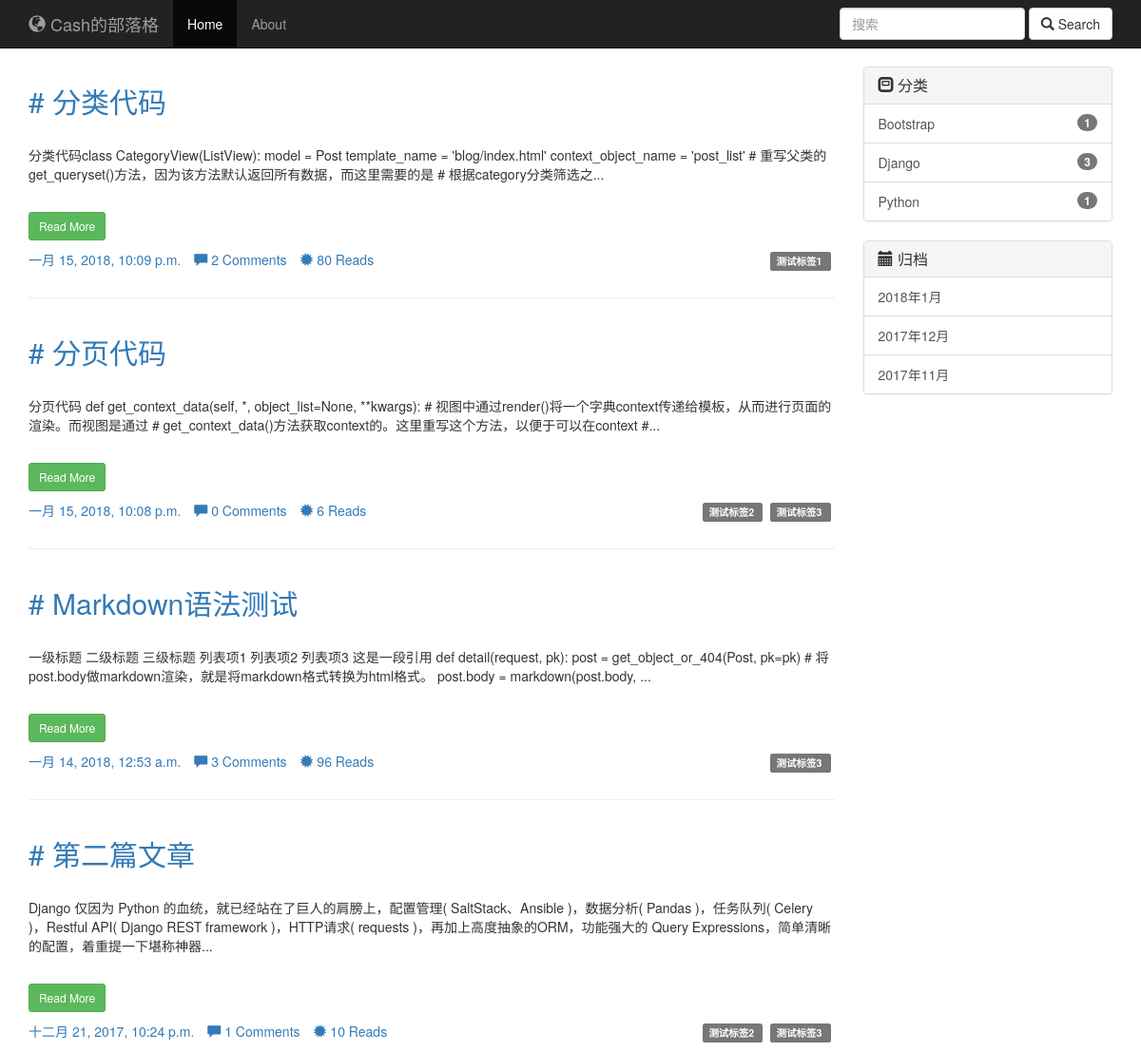
The app's page / (upper part), older data.
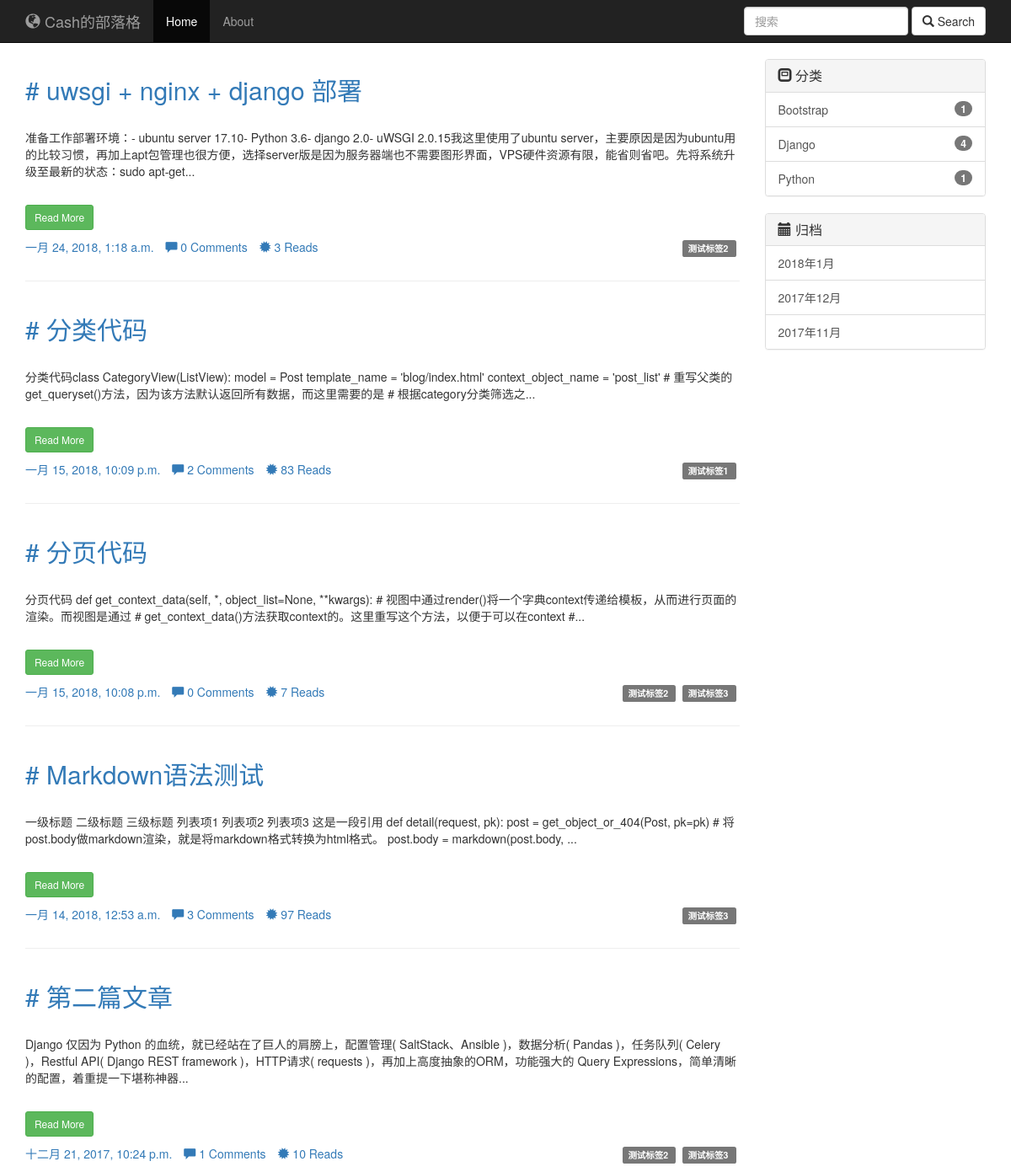
The same page, newer data.
### blog/models.py (models this page shows, shortened)
class Post(models.Model):
    title = models.CharField(max_length=70)
    body = models.TextField()
    created_time = models.DateTimeField()
    modified_time = models.DateTimeField()
    excerpt = models.CharField(max_length=200, blank=True)
    category = models.ForeignKey(Category, on_delete=models.CASCADE)
    tags = models.ManyToManyField(Tag, blank=True)
    author = models.ForeignKey(User, on_delete=models.CASCADE)
    views = models.PositiveIntegerField(default=0)
    def get_absolute_url(self):
        return reverse('blog:detail', kwargs={'pk': self.pk})
    class Meta:
        ordering = ['-created_time']

class Tag(models.Model):
    name = models.CharField(max_length=100)

class Category(models.Model):
    name = models.CharField(max_length=100)

### blog/views.py (the view, shortened to what this page needs)
# urls.py: url(r'^$', views.IndexView.as_view(), name='index'),
class IndexView(ListView):
    model = Post
    template_name = 'blog/index.html'
    context_object_name = 'post_list'
    paginate_by = 10
    def get_queryset(self):
        post_list = super().get_queryset()
        md = markdown.Markdown(extensions=[
            'markdown.extensions.extra',
            'markdown.extensions.codehilite'
        ])
        for post in post_list:
            post.body = md.convert(post.body)
        return post_list
    def get_context_data(self, *, object_list=None, **kwargs):
        context = super().get_context_data(**kwargs)
        paginator = context.get('paginator')
        page = context.get('page_obj')
        is_paginated = context.get('is_paginated')
        pagination_data = self.pagination_data(paginator, page, is_paginated)
        context.update(pagination_data)
        return context
    def pagination_data(self, paginator, page, is_paginated):
        if not is_paginated:
            return {}

### blog/templatetags/blog_tags.py (called while the page is built)
@register.simple_tag
def archives():
    return Post.objects.dates('created_time', 'month', order='DESC')

@register.simple_tag
def get_categories():
    return Category.objects.all()

### templates/blog/index.html (shortened to what this page needs)
{% extends 'base.html' %}
{% load blog_tags %}
{% block main %}
    {% for post in post_list %}
        <div class="row">
            <article class="col-xs-12">
                <h2>
                    <a style="TEXT-DECORATION:none" href="{{ post.get_absolute_url }}">
                        # {{ post.title }}
                    </a>
                </h2>
                <br>
                <p>{{ post.excerpt }}...</p>
                <br>
                <p>
                    <a style="TEXT-DECORATION:none" href="{{ post.get_absolute_url }}">
                        <button class="btn btn-success btn-sm">Read More</button>
                    </a>
                </p>
                <p class="pull-right">
                    {% for tag in post.tags.all %}
                        <a style="TEXT-DECORATION:none" href="{% url 'blog:tag' tag.pk %}">
                            <span class="label label-default">
                                {{ tag.name }}
                            </span>&nbsp;
                        </a>
                    {% endfor %}
                </p>
                <ul class="list-inline">
                    <li><a href="#">{{ post.created_time }}</a></li>
                    <li><a href="#"><span class="glyphicon glyphicon-comment"></span> {{ post.comment_set.count }}
                        Comments</a></li>
                    <li><a href="#"><span class="glyphicon glyphicon-certificate"></span> {{ post.views }} Reads</a></li>
                </ul>
            </article>
        </div>
        <hr>
    {% endfor %}
{% endblock %}

### templates/base.html (shortened to what this page needs)
{% load staticfiles %}
{% load blog_tags %}
<!DOCTYPE html>
<html lang="en">
<head>
    <link href="{% static 'blog/css/bootstrap.min.css' %}" rel="stylesheet">
    <link href="{% static 'blog/css/custom.css' %}" rel="stylesheet">
    <link rel="stylesheet" href="{% static 'blog/css/highlights/github.css' %}">
</head>
<body>
<nav class="navbar navbar-inverse navbar-fixed-top" role="navigation">
    <div class="container">
        <div class="navbar-header">
            <a class="navbar-brand" href="#"><span class="glyphicon glyphicon-globe"></span> Cash的部落格</a>
        </div>
        <div class="collapse navbar-collapse" id="navbar">
            <ul class="nav navbar-nav">
                <li class="active">
                    <a href="{% url 'blog:index' %}">Home</a>
                </li>
                <li>
                    <a href="#">About</a>
                </li>
            </ul>
            <form class="navbar-form navbar-right" id="searchform" role="search" method="get"
                  action="{% url 'haystack_search' %}">
                <div class="form-group">
                    <input type="search" name="q" placeholder="搜索" class="form-control" required>
                </div>
                <button type="submit" class="btn btn-default"><span class="glyphicon glyphicon-search"></span> Search
                </button>
            </form>
        </div>
    </div>
</nav>
<div class="container-fluid">
    <div class="col-sm-9">
        {% block main %}
        {% endblock %}
    </div>
    <div class="col-sm-3">
        <div class="panel panel-default">
            <div class="panel-heading">
                <h1 class="panel-title"><span class="glyphicon glyphicon-modal-window"></span> 分类</h1>
            </div>
            {% get_categories as categories %}
            <div class="list-group">
                {% for category in categories %}
                    <a href="{% url 'blog:category' category.pk %}" class="list-group-item">{{ category.name }}
                        <span class="badge badge-primary badge-pill pull-right">{{ category.post_set.count }}</span>
                    </a>
                {% endfor %}
            </div>
        </div>
        <div class="panel panel-default">
            <div class="panel-heading">
                <h1 class="panel-title"><span class="glyphicon glyphicon-calendar"></span> 归档</h1>
            </div>
            {% archives as date_list %}
            <div class="list-group">
                {% for date in date_list %}
                    <a href="{% url 'blog:archives' date.year date.month %}"
                       class="list-group-item">
                        {{ date.year }}年{{ date.month }}月</a>
                {% endfor %}
            </div>
        </div>
    </div>
</div>
</body>
</html>

### blog/static/blog/css/custom.css (style rules this page uses)
body { padding-top: 70px; }
h1, h2, h3, h4, h5, h6 { color: black; }

Row changes from the older to the newer data that the page shows:
added Post: title "uwsgi + nginx + django 部署", excerpt "准备工作部署环境：- ubuntu server 17.10- Python 3.6- django 2.0- uWSGI 2.0.15我这里使用了ubuntu server，主要原因是因为ubuntu用的比较习惯，再加上apt包管理也很方便，选择server版是因为服务器端也不需要图形界面，VPS硬件资源有限，能省则省吧。先将系统升级至最新的状态：sudo apt-get", created_time "一月 24, 2018, 1:18 a.m.", comment_set.count "0", views "3", Tag (name "测试标签2")
changed Post "分类代码": views "80" → "83"
changed Post "分页代码": views "6" → "7"
changed Post "Markdown语法测试": views "96" → "97"
computed for Category "Django": post_set.count "3" → "4"
